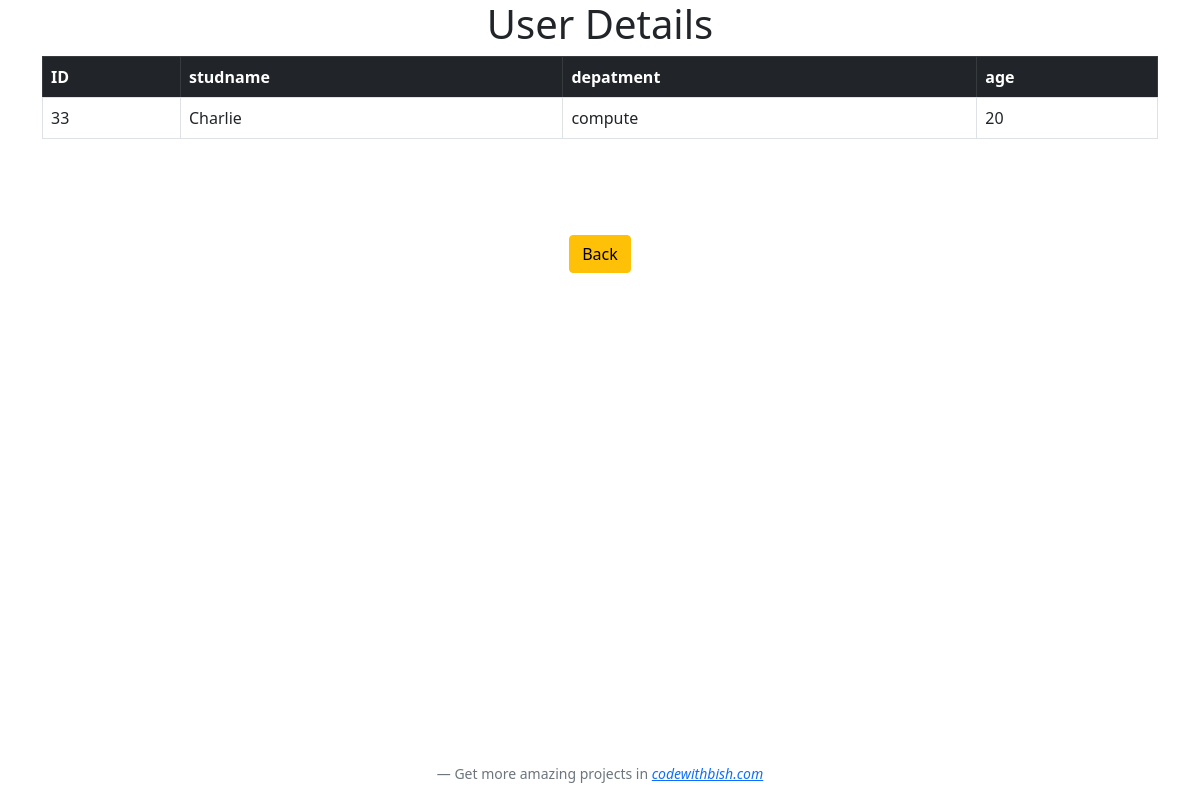
Page /view.php?user_id=33 on the committed database.
### tables this page shows
CREATE TABLE IF NOT EXISTS `users` (
  `id` int(12) NOT NULL AUTO_INCREMENT,
  `studname` varchar(255) NOT NULL,
  `department` varchar(255) NOT NULL,
  `age` int(50) NOT NULL,
  PRIMARY KEY (`id`)
);

### view.php (the view)
<?php  include "header.php"?>
<h1 class="text-center">User Details</h1>
  <div class="container">
    <table class="table table-striped table-bordered table-hover">
      <thead class="table-dark">
        <tr>
          <th  scope="col" >ID</th>
          <th  scope="col">studname</th>
          <th  scope="col">depatment</th>
          <th  scope="col"> age</th>
        </tr>
      </thead>
        <tbody>
          <tr>
            <?php
              if (isset($_GET['user_id'])) {
                  $userid = $_GET['user_id'];
                $query="SELECT * FROM users WHERE id = {$userid} ";
                  $view_users= mysqli_query($conn,$query);
                  while($row = mysqli_fetch_assoc($view_users))
                  {
                      $id = $row['id'];
                      $studname = $row['studname'];
                      $department = $row['department'];
                      $age = $row['age'];
                        echo "<tr >";
                        echo " <td >{$id}</td>";
                        echo " <td > {$studname}</td>";
                        echo " <td > {$department}</td>";
                        echo " <td >{$age} </td>";
                        echo " </tr> ";
                  }
                }
            ?>
          </tr>
        </tbody>
    </table>
  </div>
  <div class="container text-center mt-5">
    <a href="home.php" class="btn btn-warning mt-5"> Back </a>
  <div>
<?php include 'footer.php' ?>

### rows in the picture
users: id "33", studname "Charlie", department "compute", age "20"
